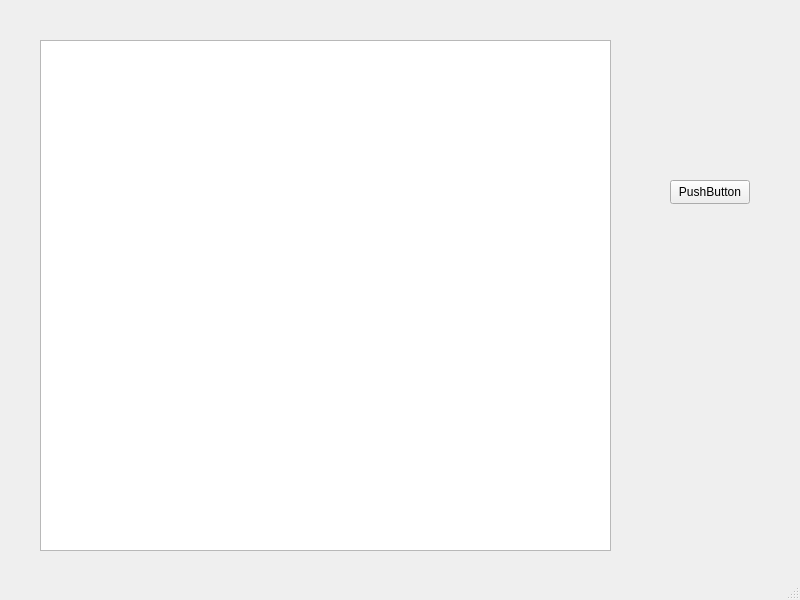
<?xml version="1.0" encoding="UTF-8"?>
<ui version="4.0">
 <class>MainWindow</class>
 <widget class="QMainWindow" name="MainWindow">
  <property name="geometry">
   <rect>
    <x>0</x>
    <y>0</y>
    <width>800</width>
    <height>600</height>
   </rect>
  </property>
  <property name="windowTitle">
   <string>MainWindow</string>
  </property>
  <widget class="QWidget" name="centralwidget">
   <widget class="QGraphicsView" name="graphicsView">
    <property name="geometry">
     <rect>
      <x>40</x>
      <y>40</y>
      <width>571</width>
      <height>511</height>
     </rect>
    </property>
   </widget>
   <widget class="QPushButton" name="pushButton">
    <property name="geometry">
     <rect>
      <x>670</x>
      <y>180</y>
      <width>80</width>
      <height>24</height>
     </rect>
    </property>
    <property name="text">
     <string>PushButton</string>
    </property>
   </widget>
  </widget>
  <widget class="QMenuBar" name="menubar">
   <property name="geometry">
    <rect>
     <x>0</x>
     <y>0</y>
     <width>800</width>
     <height>21</height>
    </rect>
   </property>
  </widget>
  <widget class="QStatusBar" name="statusbar"/>
 </widget>
 <resources/>
 <connections/>
</ui>
